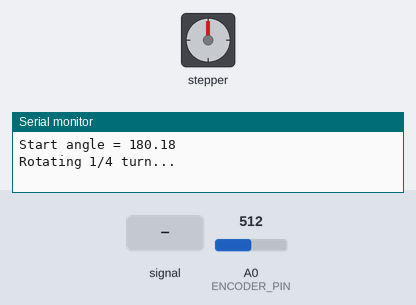
Simulated run of this sketch. Board: Arduino Uno, built with avr-gcc and run on an emulated ATmega328P. Parts: stepper motor, the last lines printed to the serial monitor. The inputs (shaded band) are chosen by the test bench; at power-on: A0 (ENCODER_PIN) = 512. Stepper angles assume 200 steps per turn.

Above: at 1.7 s.
1.8 s: A0 (ENCODER_PIN) fed a 200 Hz sine of ±460 counts around its level
At 3.1 s:
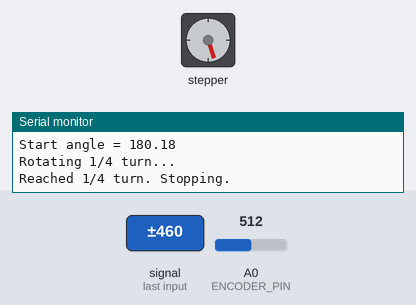
4.8 s: A0 (ENCODER_PIN) set to 716
7.8 s: A0 (ENCODER_PIN) set to 956
10.8 s: A0 (ENCODER_PIN) set to 979
At 11.2 s:
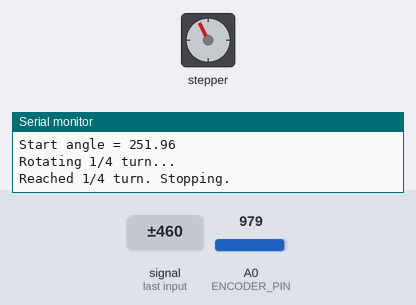
13.8 s: A0 (ENCODER_PIN) set to 481
16.8 s: A0 (ENCODER_PIN) set to 457
Timing chart, 0 to 67.3 s (numbered marks = the images above; inputs shaded):
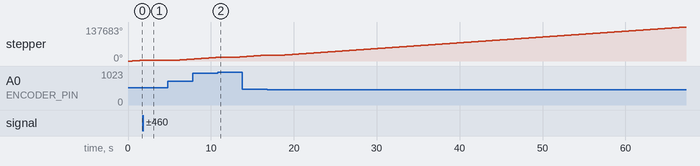

Measured:
- the behaviour switches between 971 and 972 on A0 (ENCODER_PIN) (found by bisection; images 1 and 2)

The sketch:

spin_magn_only_OG.ino
```cpp
#include <AccelStepper.h>

// =========================
// AS5600 analog setup
// =========================
#define ENCODER_PIN A0

// int readEncoderRaw() {
//   return analogRead(ENCODER_PIN);
// }

// float rawToDegrees(int raw) {
//   return raw * (360.0 / 1023.0);
// }

// =========================
// Motor setup
// =========================
const int STEP_PIN   = 8;
const int DIR_PIN    = 9;
const int ENABLE_PIN = -1;

AccelStepper stepper(AccelStepper::DRIVER, STEP_PIN, DIR_PIN);

const float RUN_SPEED = 2000;    // steps per second (choose what works)
const float TARGET_DELTA = 90.0; // 1/4 revolution

// =========================
// Helper: angle delta with wrap-around
// =========================
float angleDifference(float start, float now) {
  float d = now - start;
  if (d < -180) d += 360;
  if (d > 180)  d -= 360;
  return d;
}

void setup() {
  Serial.begin(9600);
  stepper.setMaxSpeed(10000000000000000000);   // higher than run speed
  stepper.setAcceleration(10000000000000000000);
  delay(500);
}

void loop() {
  // ---- Read starting angle ----
  float startAngle = (analogRead(ENCODER_PIN))*(360.0 / 1023.0);
  Serial.print("Start angle = ");
  Serial.println(startAngle);

  // ---- Start rotating CW ----
  stepper.setSpeed(+RUN_SPEED);

  Serial.println("Rotating 1/4 turn...");

  while (true) {
    stepper.runSpeed();  // continuous rotation

    float nowAngle = (analogRead(ENCODER_PIN))*(360.0 / 1023.0);
    float delta = angleDifference(startAngle, nowAngle);

    // Debug print occasionally
    // Serial.println(delta);

    if (delta >= TARGET_DELTA) {
      break;  // reached 1/4 revolution
    }
  }

  // ---- Stop motor ----
  stepper.setSpeed(0);
  Serial.println("Reached 1/4 turn. Stopping.");
  delay(2000);   // Pause before repeating
}
```
